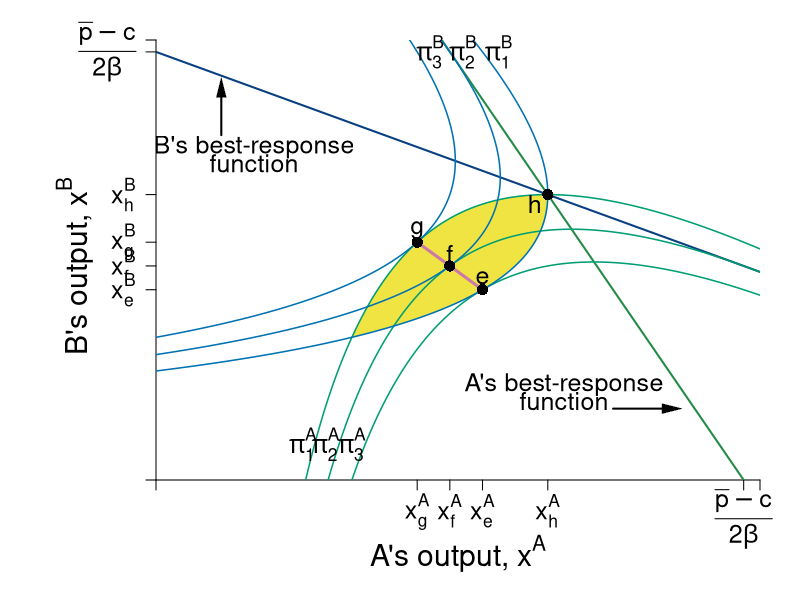

Write the R code that produced this figure.
#Graph Designer: Simon Halliday & Madeleine Wettach '20
#Authors: Bowles, Foley and Halliday
#Title: Microeconomics: Competition, Conflict and Coordination

require(shape)
#pdf(file = "competitionmarkets/cournot_mrs_ne_quiz.pdf", width = 8, height = 8)

jpeg(file = "competitionmarkets/cournot_mrs_ne_quiz.jpg", width = 6*120, height = 6*120)

#Set parameters for graphics
pointsize <- 1.8
axislabelsize <- 1.8
labelsize <- 1.5
namesize <- 1.8
annotatesize <- 1.5
graphlinewidth <- 2
segmentlinewidth <- 1.5

COL <- c("#7fc97f", "#beaed4", "#fdc086", "#ffff99", "#386cb0", "#f0027f", "#bf5b17", "#666666")
COLA <- c("#99d8c9","#66c2a4","#41ae76", "#238b45", "#005824")
COLB <- c("#4eb3d3", "#2b8cbe", "#0868ac","#084081")
CBCols <- c("#009E73","#0072B2","#E69F00","#CC79A7", "#F0E442","#D55E00")


par(mar =  c(6, 7.8, 2, 2))

piA <- function(xa, xb, s = 0.5, pmax = 20, c1 = 2) {
  (pmax - s*xb)*xa - s*(xa)^2 - c1*xa
}

piB <- function(xa, xb, s = 0.5, pmax = 20, c1 = 2) {
  (pmax - s*xa)*xb - s*(xb)^2 - c1*xb
}

brfB <- function(xa, s = 0.5, pmax = 20, c1 = 2) {
  (pmax - c1)/(2*s) - (1/2)*xa
}

brfA <- function(xa, s = 0.5, pmax = 20, c1 = 2) {
  (pmax - c1)/s - 2*xa
}

isoA <- function(xa, s = 0.5, pmax = 20, c1 = 2, piA = 72){
  -(c1*xa - pmax*xa + s*xa^2 + piA)/(s*xa)
}

isoB1 <- function(xa, s = 0.5, pmax = 20, c1 = 2, piB = 72){
  (-sqrt((c1 - pmax + s*xa)^2 - 4*piB*s) - c1 + pmax -s*xa)/(2*s)
}

isoB2 <- function(xa, s = 0.5, pmax = 20, c1 = 2, piB = 72){
  (sqrt((c1 - pmax + s*xa)^2 - 4*piB*s) - c1 + pmax -s*xa)/(2*s)
}


#Input into Wolfram Alpha: solve for x y = 1/b - (0.5*x)/(a*b) - u/(a*b*x)

#solve for y 72 = (p - s*y)*x - s*(x)^2 - c1*x 
#solve for y 72 = (p - s*x)*y - s*(y)^2 - c1*y

xlims <- c(0, 18.5)
ylims <- c(0, 18.5)

npts <- 501 
x <- seq(xlims[1], xlims[2], length.out = npts)
y <- seq(ylims[1], ylims[2], length.out = npts) 
a <- c(72, 81, 90)
b <- c(72, 81, 90)

plot(0, 0, xlim = xlims, ylim = ylims, type = "n",
     xlab = expression(paste("")),
     ylab = expression(paste("")), 
     xaxt = "n", 
     yaxt = "n", 
     cex.lab = axislabelsize, 
     bty = "n",
     xaxs="i", 
     yaxs="i")

# ticksy <- seq(from = 0, to = ylims[2], by = 2)
# ylabels <- seq(from = 0, to = ylims[2], by = 2)
# ticksx <- seq(from = 0, to = xlims[2], by = 2)
# xlabels <- seq(from = 0, to = xlims[2], by = 2)
ticksy <- c(0, 8, 9, 10, 12, 18, ylims[2])
ylabels <- c(NA, expression(paste(x[e]^{B})), expression(paste(x[f]^{B})), expression(paste(x[g]^{B})), expression(paste(x[h]^{B})), expression(paste( frac(bar(p) - c,2*beta) )),  NA)
ticksx <- c(0, 8, 9, 10, 12, 18, xlims[2])
xlabels <- c(NA, expression(paste(x[g]^{A})), expression(paste(x[f]^{A})), expression(paste(x[e]^{A})), expression(paste(x[h]^{A})), expression(paste(frac(bar(p) - c,2*beta))), NA)

axis(1, at = ticksx, pos = 0, labels = FALSE, cex.axis = labelsize)
text(x = c(0, 8, 9, 10, 12, 18, 36, xlims[2]), par("usr")[3] - 0.4, labels = xlabels, srt = 0, pos = 1, xpd = TRUE, cex = labelsize)
axis(2, at = ticksy, pos = 0, labels = ylabels, las = 1, cex.axis = labelsize)

npts <- 500 
xx1 <- seq(xlims[1], xlims[2], length.out = npts)

#Pareto-improving lens
xpoly1 <- seq(from = 5.95, to = 12, length.out = 500)
ypoly1 <- isoA(xpoly1)
ypoly2 <- isoB1(xpoly1)
polygon(x = c(xpoly1, rev(xpoly1)), y = c(ypoly1, rev(ypoly2)), col=CBCols[5], density=NULL, border = NA)


lines(xx1, brfA(xx1, s = 0.5, pmax = 20, c1 = 2), col = COLA[4], lwd = graphlinewidth)
lines(xx1, brfB(xx1, s = 0.5, pmax = 20, c1 = 2), col = COLB[4], lwd = graphlinewidth)

contour(y, x, 
        outer(x, y, piA),
        #labels = c("v1", "v2", "v3"),
        drawlabels = FALSE,
        col = CBCols[1],
        #xlab = expression(paste("A's Apples, ", x)),
        #ylab = expression(paste("A's Oranges, ", y)),
        #cex.lab = axislabelsize,
        lwd = segmentlinewidth,
        levels = a, 
        xaxs="i", 
        yaxs="i", 
        add = TRUE) 

mtext(expression(paste("A's output, ", x^A)), side=1, line =3.8, cex = axislabelsize)
text(-2.5, 9, expression(paste("B's output, ", x^B)), xpd = TRUE, cex = axislabelsize, srt = 90) 

#Add arrows:
#arrows(-0.8, 10, -0.8, 14, xpd = TRUE, length=0.1,angle=40,lwd=3)
#arrows(6.2, -1.7, 9, -1.7, xpd = TRUE, length=0.1,angle=40,lwd=3)


contour(x, y, 
        outer(x, y, piB),
        #labels = c("v1", "v2", "v3"),
        drawlabels = FALSE,
        col = CBCols[2],
        #xlab = expression(paste("")),
        #ylab = expression(paste("")),
        lwd = segmentlinewidth,
        levels = b, 
        add = TRUE
        #xaxs="i", 
        #yaxs="i"
) 


#segments(4.11765, 6.17647, 5.88, 8.88, lty = 1, col = COL[2] , lwd = graphlinewidth)
# text(7.3, 3, expression("Pareto Efficient"))
# text(7.3, 2.4, expression("Curve"))
# Arrows(7.3, 3.5, 7.3, 6.1, col = "black", lty = 1, lwd = 2, arr.type = "triangle", arr.lwd = 0.5)

#Label the iso-welfare functions for the HG, Aisha
text(4.5, 1.5, expression(pi[1]^A), cex = labelsize, xpd = TRUE)
text(5.2, 1.5, expression(pi[2]^A), cex = labelsize, xpd = TRUE)
text(6, 1.5, expression(pi[3]^A), cex = labelsize, xpd = TRUE)
#text(7.2, 1.5, expression(pi[Opp]^A), cex = labelsize, xpd = TRUE)
#text(6.6, 8.3, expression(u[4]^A))

#Label the indifference curves for the HG, Betty
#text(11.9, 18, expression(pi[Vic]^B),cex = labelsize, xpd = TRUE)
text(10.5, 18, expression(pi[1]^B), cex = labelsize, xpd = TRUE)
text(9.4, 18, expression(pi[2]^B), cex = labelsize, xpd = TRUE)
text(8.4, 18, expression(pi[3]^B), cex = labelsize, xpd = TRUE)
#text(3.4, 6.9, expression(v[4]^B))

#Label Nash Equilibrium 
#segments(0, 12, 12, 12, lty = 2, col = "gray" , lwd = segmentlinewidth)
#segments(12, 0, 12, 12, lty = 2, col = "gray" , lwd = segmentlinewidth)
points(12, 12, pch = 16, col = "black", cex = 1.5)
#text(14, 12.4, expression(paste("Nash Equilibrium")))
text(11.6, 11.6, expression(paste("h")), cex = labelsize)

#Checking points
#points(5.95, 5.95, pch = 16, col = "black", cex = 1.5)
segments(8, 10, 10, 8, lty = 1, col = CBCols[4] , lwd = graphlinewidth + 1)


text(9, 9.5, expression(paste("f")), cex = labelsize)
#segments(0, 9, 13.5, 9, lty = 2, col = "gray" , lwd = segmentlinewidth)
#segments(9, 0, 9, 9, lty = 2, col = "gray" , lwd = segmentlinewidth)
#segments(13.5, 0, 13.5, 9, lty = 2, col = "gray" , lwd = segmentlinewidth)
points(9, 9, pch = 16, col = "black", cex = 1.5)
#points(13.5, 9, pch = 16, col = "black", cex = 1.5)
#text(13.45, 9.6, expression(paste("d")), cex = labelsize)


points(10, 8, pch = 16, col = "black", cex = 1.5)
text(10, 8.5, expression(paste("e")),cex = labelsize)
points(8, 10, pch = 16, col = "black", cex = 1.5)
text(8, 10.5, expression(paste("g")), cex = labelsize)


# #Annotate Pareto Efficient Curve and relevant points

# points(6, 8, pch = 16, col = "black", cex = 1.5)
# text(6, 8.5, expression(paste("g")))
# 
# points(8, 6, pch = 16, col = "black", cex = 1.5)
# text(7, 7.5, expression(paste("i")))
# 
# points(7, 7, pch = 16, col = "black", cex = 1.5)
# text(8, 6.5, expression(paste("f")))

#points(5.84, 8.77, pch = 16, col = "black", cex = 1.5)

#A's brf
text(3, 14, expression(paste("B's best-response")), cex = labelsize)
text(3, 13.3, expression(paste("function")),cex = labelsize)
Arrows(2, 14.5, 2, 16.5, col = "black", lty = 1, lwd = 2, arr.type = "triangle", arr.lwd = 0.5)

#B's brf
text(12.5, 4, expression(paste("A's best-response")), cex = labelsize, xpd = TRUE)
text(12.5, 3.3, expression(paste("function")), cex = labelsize, xpd = TRUE)
Arrows(14, 3, 15.8, 3, col = "black", lty = 1, lwd = 2, arr.type = "triangle", arr.lwd = 0.5)


dev.off()
